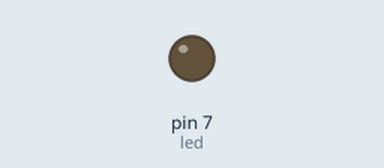
This sketch was run on a simulated Arduino Uno, built with avr-gcc and run on an emulated ATmega328P. Parts: output pins drawn as LEDs (lit = HIGH). Dashed ring = blinking. At 2.0 s the program stops and its outputs stay as they are.

Above: at 0.5 s.
At 1.75 s:
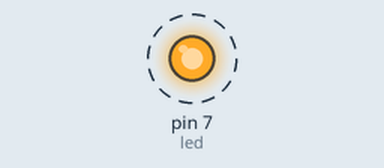
Timing chart, 0 to 3.0 s (numbered marks = the images above):
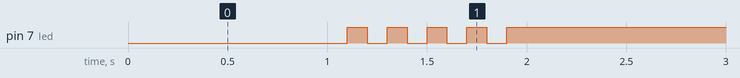

Measured:
- by itself, pin 7 (led): alternates HIGH for 0.10 s and LOW for 0.10 s, 9 changes in all, then stays HIGH

The sketch:

05_practice_2.ino
```cpp
//05_practice_2.ino

int led = 7;

void setup() {
  pinMode(led, OUTPUT);

}

void loop() {
  digitalWrite(led, 0);
  delay(1000);

  for (int i = 0; i < 5; i++) {
    digitalWrite(led, 0);
    delay(100);
    digitalWrite(led, 1);
    delay(100);
  }

  digitalWrite(led,1);

  while (1) {;}


}
```
